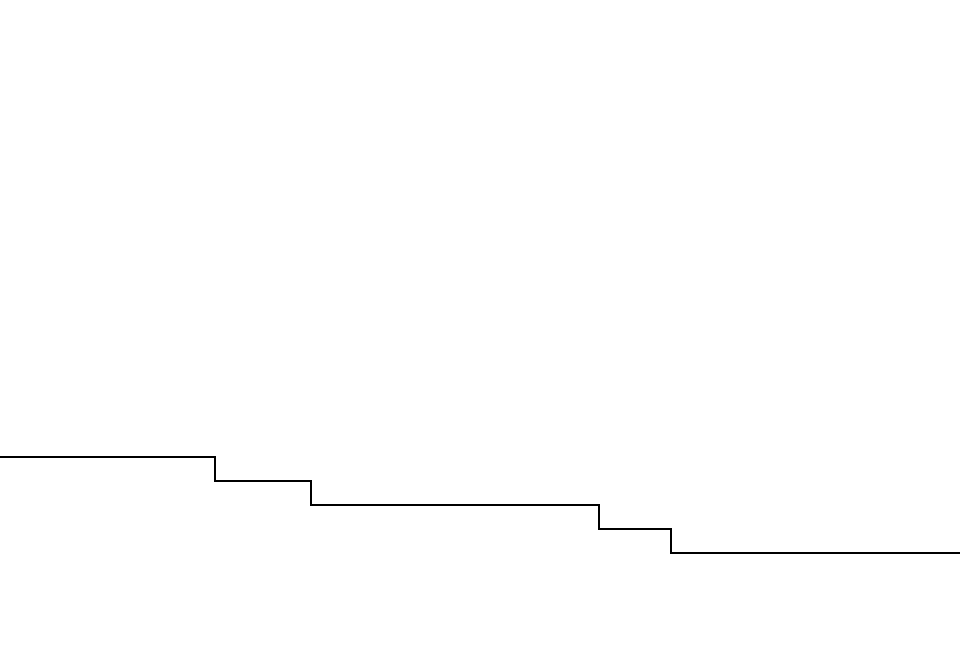

Below is a game level as drawn by its tile map, then a one-line description and the .tmx that defines it (tile-layer data replaced by summaries):
An orthogonal 40x27 tile map with 24x24 px tiles, 1 tile layer (main layer) and 1 object (Player).

<map version="1.0" orientation="orthogonal" width="40" height="27" tilewidth="24" tileheight="24" backgroundcolor="#ffffff">
 <properties>
  <property name="_iPadScaleFactor" value="2" />
  <property name="_scaleTilesetSpacingAndMargin" value="YES" />
  <property name="physicsGravityY" value="-2.0" />
  <property name="physicsSpeed" value="1.0" />
  <property name="restrictScrollingToMapBoundary" value="YES" />
 </properties>
 <tileset firstgid="1" name="Tileset_Geometry_24x24" tilewidth="24" tileheight="24" spacing="1">
  <properties>
   <property name="blockingTiles" value="1-6,11-16,21-26,31-33,35-36,41-43" />
  </properties>
  <image source="Tileset_Geometry_24x24.png" width="256" height="256" />
 </tileset>
 <layer name="main layer" width="40" height="27">
  <properties>
   <property name="_mainTileLayer" value="YES" />
  </properties>
  <data>[1080 cells, 44 non-empty, 3 distinct tile ids]</data>
 </layer>
 <objectgroup name="game objects" width="40" height="27">
  <object name="player" type="Player" x="360" y="360" width="24" height="48">
   <properties>
    <property name="allowsRotation" value="NO" />
    <property name="angularDamping" value="0" />
    <property name="defaultImage" value="Dummy_Player_24.png" />
    <property name="dpadForce" value="195.0" />
    <property name="friction" value="0.5" />
    <property name="jumpForce" value="80.0" />
    <property name="linearDamping" value="0" />
    <property name="mass" value="0.33" />
    <property name="restitution" value="0.04" />
    <property name="stayInBounds" value="YES" />
    <property name="velocityLimit" value="250.0" />
   </properties>
  </object>
 </objectgroup>
</map>
